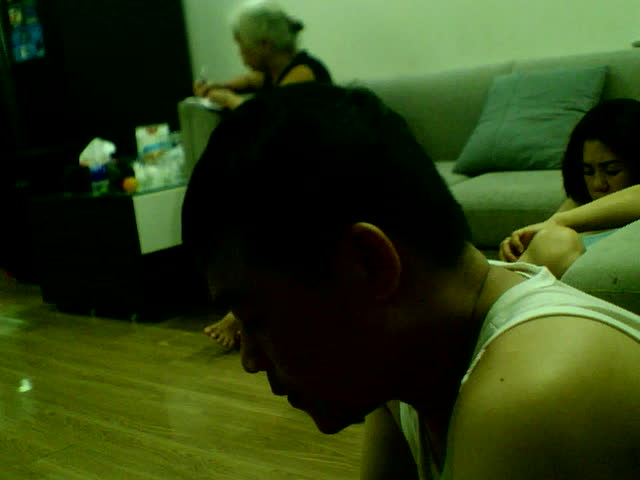
#> input picture data/test_pi5_cam.jpg, 640 x 480 px
$ python -i image_analyzer.py   (imports and definitions only)
#> lines starting #> are read from the running program, lines starting #| are printed output that depends on the picture
"""TONY Vision — phân tích ảnh (mô tả bối cảnh + OCR + cấu trúc, không bịa).

(06/11/2026) Owner: "em sẽ học tập tri thức để nhận diện hình ảnh. em tải về và
cài đặt OCR, huấn luyện cho TONY biết tất cả các hình ảnh, chi tiết để TONY
phân tích được."

(07/11/2026, duyệt owner "cho cherry học cách phân tích ảnh... hình ảnh đang
mô tả gì: trong nhà, tủ lạnh, đèn, bể cá, cá..."): thêm MÔ TẢ BỐI CẢNH qua
NetMind Cloud GLM-5.3-Flash (đã probe thật: model nhận ảnh base64, trả mô tả
tiếng Việt ~2s). Mô tả đặt LÊN ĐẦU reply; số liệu kỹ thuật + OCR giữ sau.

Phạm vi:
- MÔ TẢ BỐI CẢNH (mới): GLM vision — trong nhà/ngoài trời, vật thể, con vật...
  LƯU Ý TRUNG THỰC: GLM có thể nhầm chi tiết nhỏ (đó là hạn chế của model,
  ghi rõ "mô tả AI, có thể sai chi tiết" trong reply).
- OCR Tesseract vie+eng trên ảnh DM owner gửi / ảnh TONY tự chụp (logs/pi5_media).
- Mô tả cấu trúc THÔ TIN THẬT đo được từ file (kích thước, độ sáng, màu chủ đạo).
- Ghi tri thức rút ra vào brain.db (candidate_knowledge) — cách ly chờ duyệt.
"""
from __future__ import annotations

import json
import os
import sqlite3
import time
from pathlib import Path
from typing import Any

# File nằm ở src/quan_ai_brain/vision/ → E:\BRAIN = parents[3]
BRAIN_ROOT = Path(__file__).resolve().parents[3]
# Ảnh TONY tự chụp từ camera Pi5 (converse/camera_on) tải về PC:
PI5_MEDIA_DIR = BRAIN_ROOT / "logs" / "pi5_media"
# Ảnh owner gửi qua DM (bot tải đính kèm về):
NETCHAT_FILES_DIR = BRAIN_ROOT / "data" / "netchat_files"

_TESSERACT_CANDIDATES = (
    r"C:\Program Files\Tesseract-OCR\tesseract.exe",
    str(Path.home() / "Programs" / "Tesseract-OCR" / "tesseract.exe"),
    "/usr/bin/tesseract",
)


# [51 lines left out: functions resolve_tesseract, _ocr_image, not called in this run]


def _image_facts(path: Path) -> dict[str, Any]:
    """Sự kiện đo được từ file ảnh — chỉ dữ liệu thật, không suy diễn nội dung."""
#> called with path = '../../../data/test_pi5_cam.jpg'
    try:
        from PIL import Image

        with Image.open(path) as img:
#> img is the input picture: PIL image 640x480 RGB; mean R, G, B 46.3, 62.2, 21.6
            facts: dict[str, Any] = {
                "width": img.width,
                "height": img.height,
                "mode": img.mode,
            }
            small = img.convert("L").resize((64, 36))
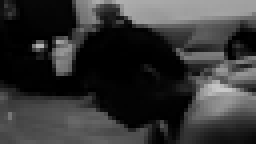
#> small: PIL image 64x36 L (shown 4 times larger); min 0, max 201, mean 52.9
            pixels = list(small.getdata())
#> pixels = 2304 values, max 201 at index 1463, min 0 at index 322, mean 52.88
            n = len(pixels)
#> n = 2304
            facts["brightness_mean"] = round(sum(pixels) / n, 1)
            facts["brightness_max"] = max(pixels)
            facts["brightness_min"] = min(pixels)
            # Vùng sáng/tối (trên 64x36 grid — chỉ tọa độ thô, không gán nhãn)
            w, h = 64, 36
            bright = [(i % w, i // w) for i, v in enumerate(pixels) if v > 230]
#> bright = []
            dark = [(i % w, i // w) for i, v in enumerate(pixels) if v < 25]
#> dark = 1031 pairs, first value 0 to 63, second value 0 to 35
            facts["bright_regions"] = len(bright)
            facts["dark_regions"] = len(dark)
            # Màu chủ đạo (top 3, quantize 64 màu)
            rgb = img.convert("RGB").resize((64, 36))
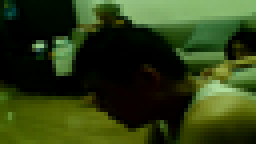
#> rgb: PIL image 64x36 RGB (shown 4 times larger); mean R, G, B 46.4, 62.3, 21.7
            counts: dict[tuple[int, int, int], int] = {}
            for px in rgb.getdata():
                q = (px[0] // 64, px[1] // 64, px[2] // 64)
                counts[q] = counts.get(q, 0) + 1
#> this loop made 2304 passes
#> (px, q) on passes 1 to 3: ((4, 21, 2), (0, 0, 0)), ((17, 52, 10), (0, 0, 0)), ((2, 39, 11), (0, 0, 0))
#> after the loop, counts = 12 items
            top = sorted(counts.items(), key=lambda kv: -kv[1])[:3]
#> top = [((0, 0, 0), 1255), ((1, 1, 0), 441), ((0, 1, 0), 207)]
            facts["dominant_colors_rgb64"] = [
                {"rgb": [q[0] * 64 + 32, q[1] * 64 + 32, q[2] * 64 + 32], "ratio": round(c / n, 2)}
                for q, c in top
            ]
            return facts
    except Exception as exc:
        return {"error": f"{type(exc).__name__}: {exc}"}


# [226 lines left out: functions _fallback_search, latest_capture_info, _scene_description, analyze_image, _save_knowledge, not called in this run]

>>> result = _image_facts('../../../data/test_pi5_cam.jpg')
#> result = 9 items

$ run again, on data/frames_vi_sheets/sheet_v5.jpg
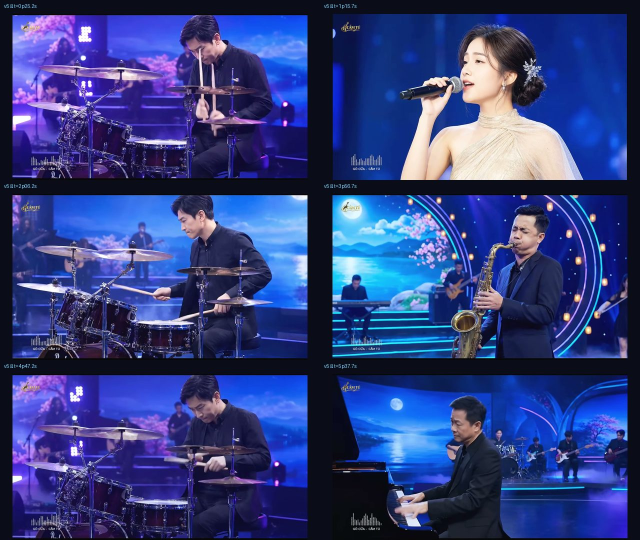
#> input picture data/frames_vi_sheets/sheet_v5.jpg, 1280 x 1080 px (shown at 1/2 size)
#> in _image_facts, img is the input picture: PIL image 1280x1080 RGB; mean R, G, B 49.9, 62.9, 127.1
#> in _image_facts, `small = img.convert("L").resize((64, 36))`:
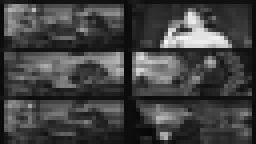
#> small: PIL image 64x36 L (shown 4 times larger); min 7, max 245, mean 66.4
#> pixels = 2304 values, max 245 at index 622, min 7 at index 2149, mean 66.36
#> n = 2304
#> bright = [(47, 4), (48, 5), (42, 8), (44, 9), (45, 9), (46, 9), (47, 9), (52, 9), (53, 9), (54, 9), (41, 10), (46, 10), (47, 10), (48, 10), (49, 10), (50, 10), (51, 10)]
#> dark = 386 pairs, first value 0 to 63, second value 0 to 35
#> in _image_facts, `rgb = img.convert("RGB").resize((64, 36))`:
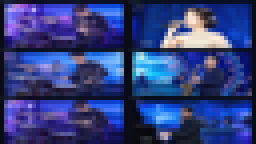
#> rgb: PIL image 64x36 RGB (shown 4 times larger); mean R, G, B 49.9, 62.9, 127.1
#> the loop in _image_facts, `for px in rgb.getdata():` made 2304 passes
#> px on passes 1 to 3: (16, 22, 35), (24, 32, 53), (23, 33, 62)
#> after the loop in _image_facts, `for px in rgb.getdata():`: counts = 31 items
#> top = [((0, 0, 1), 583), ((0, 0, 0), 475), ((0, 0, 2), 312)]
#> result = 9 items

$ run again, on data/frames_vi_sheets/sheet_vi1.jpg
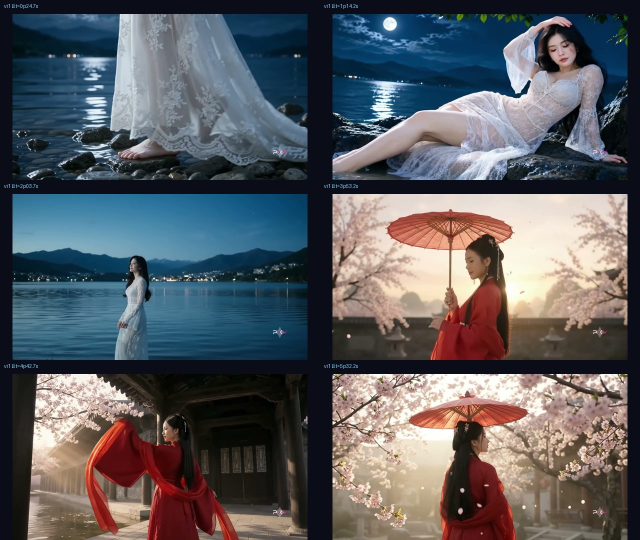
#> input picture data/frames_vi_sheets/sheet_vi1.jpg, 1280 x 1080 px (shown at 1/2 size)
#> in _image_facts, img is the input picture: PIL image 1280x1080 RGB; mean R, G, B 89.8, 91.7, 96.5
#> in _image_facts, `small = img.convert("L").resize((64, 36))`:
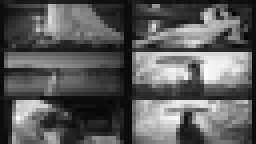
#> small: PIL image 64x36 L (shown 4 times larger); min 0, max 255, mean 91.7
#> pixels = 2304 values, max 255 at index 1267, min 0 at index 250, mean 91.71
#> n = 2304
#> bright = 47 pairs, first value 4 to 58, second value 14 to 30
#> dark = 354 pairs, first value 0 to 63, second value 0 to 35
#> in _image_facts, `rgb = img.convert("RGB").resize((64, 36))`:
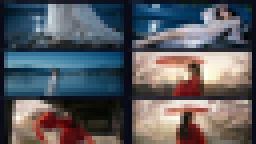
#> rgb: PIL image 64x36 RGB (shown 4 times larger); mean R, G, B 89.8, 91.7, 96.6
#> the loop in _image_facts, `for px in rgb.getdata():` made 2304 passes
#> px on passes 1 to 3: (16, 20, 33), (21, 33, 49), (23, 37, 53)
#> after the loop in _image_facts, `for px in rgb.getdata():`: counts = 25 items
#> top = [((0, 0, 0), 670), ((0, 0, 1), 185), ((2, 2, 2), 184)]
#> result = 9 items
